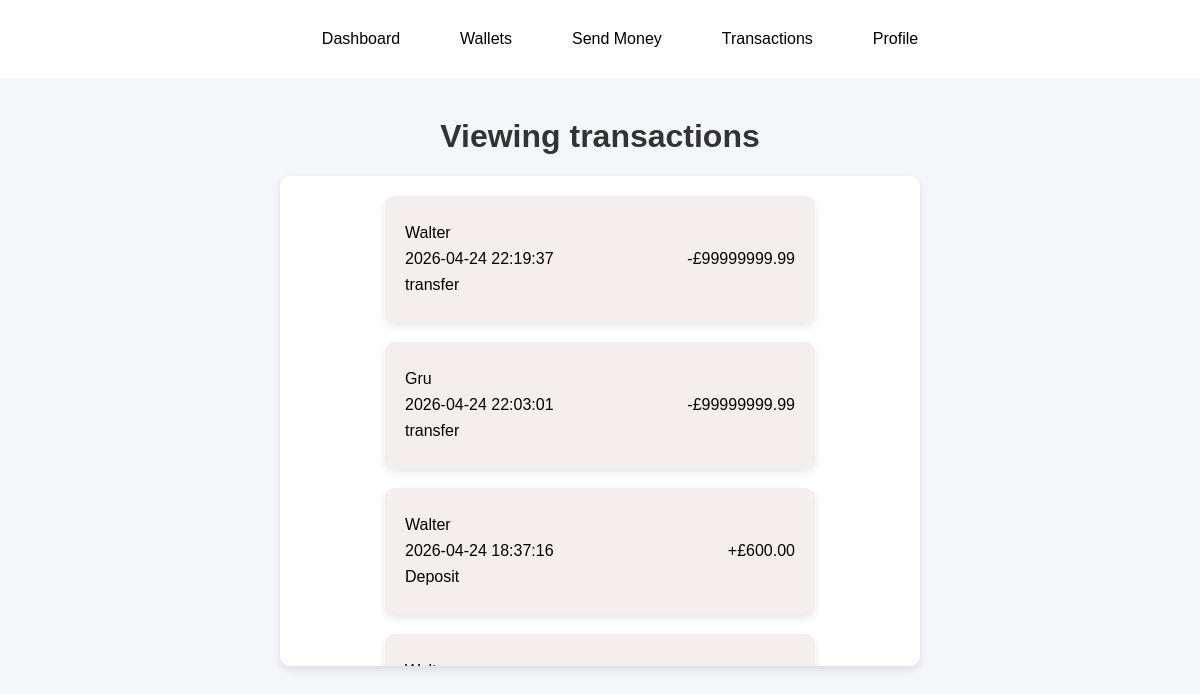
The app's page /transaction/view_transactions.php (signed in) with its own data.
### tables this page shows
CREATE TABLE IF NOT EXISTS `users` (
  `id` varchar(36) NOT NULL,
  `firstname` varchar(100) NOT NULL,
  `middlename` varchar(100) DEFAULT NULL,
  `lastname` varchar(100) NOT NULL,
  `username` varchar(36) NOT NULL,
  `date_of_birth` date NOT NULL,
  `email` varchar(191) NOT NULL,
  `password_hash` varchar(255) NOT NULL,
  `phone` varchar(20) NOT NULL,
  `address_street_name` varchar(255) NOT NULL,
  `address_house_number` int NOT NULL,
  `city` varchar(36) NOT NULL,
  `postcode` varchar(36) NOT NULL,
  `created_at` datetime DEFAULT CURRENT_TIMESTAMP,
  PRIMARY KEY (`id`),
  UNIQUE KEY `phone` (`phone`),
  UNIQUE KEY `email_idx` (`email`),
  UNIQUE KEY `username` (`username`),
  UNIQUE KEY `phone_2` (`phone`)
);

CREATE TABLE IF NOT EXISTS `transactions` (
  `transaction_id` int NOT NULL AUTO_INCREMENT,
  `sender_wallet_id` varchar(36) DEFAULT NULL,
  `receiver_wallet_id` varchar(36) DEFAULT NULL,
  `type` varchar(20) NOT NULL,
  `amount` decimal(10,2) DEFAULT '0.00',
  `currency` varchar(20) NOT NULL,
  `status` varchar(20) NOT NULL,
  `fail_reason` varchar(36) DEFAULT NULL,
  `transaction_date` datetime DEFAULT CURRENT_TIMESTAMP,
  PRIMARY KEY (`transaction_id`),
  KEY `fk_sender_wallet_id` (`sender_wallet_id`),
  KEY `fk_receiver_wallet_id` (`receiver_wallet_id`)
);

### transaction/view_transactions.php (the view, shortened to what this page needs)
<?php
require_once "../includes/init.php";
$stmt = $pdo->prepare("SELECT account_id from accounts WHERE owner_id =:id ");
$stmt->execute([":id" => $_SESSION['user_id']]);
$wallets = $stmt->fetchall(PDO::FETCH_ASSOC);
$walletIds = array_column($wallets, 'account_id');
$placeholders = implode(',', array_fill(0, count($walletIds), '?'));
$stmt = $pdo->prepare("SELECT
t.*,-- Select all transaction fields
-- Sender's name (from users table via sender's account)
u1.firstname AS sender_firstname,
u1.lastname AS sender_lastname,
u2.firstname AS receiver_firstname,
u2.lastname AS receiver_lastname
FROM transactions t
-- Join sender's account (wallet) to the transaction
JOIN accounts w1 ON t.sender_wallet_id = w1.account_id
-- Join sender's user details using the account owner_id
JOIN users u1 ON w1.owner_id = u1.id
JOIN accounts w2 ON t.receiver_wallet_id = w2.account_id
JOIN users u2 ON w2.owner_id = u2.id
-- Filter: only include transactions where the sender OR receiver
-- wallet is in the provided list of wallet IDs
WHERE t.sender_wallet_id IN ($placeholders)
OR t.receiver_wallet_id IN ($placeholders)
ORDER BY t.transaction_date DESC;");
$stmt->execute(array_merge($walletIds, $walletIds));
$rows = $stmt->fetchall(PDO::FETCH_ASSOC);
?>
<h1>Viewing transactions</h1>
<section class="transactions-container">
    <?php
    foreach ($rows as $row) {
        echo '<section class="transaction-record" onclick=\'showTransactionDetails(' . json_encode($row) . ')\'><div>';
        if (in_Array($row['sender_wallet_id'], $walletIds)) {
            echo '<p>' . htmlentities($row['receiver_firstname']) . '</p>';
        }
        elseif (in_Array($row['receiver_wallet_id'], $walletIds)) {
            echo '<p>' . htmlentities($row['sender_firstname']) . '</p>';
        };
        echo '<p>' . htmlentities($row['transaction_date']) . '</p>';
        echo '<p>' . htmlentities($row['type']) . '</p>';
        echo '</div>';
        echo '<div id="amount-received-sent">';
        if (in_Array($row['sender_wallet_id'], $walletIds) && $row['type'] !== 'Deposit') {
            echo '<p class="sent">-£' . htmlentities($row['amount']) . '</p>';
        } elseif (in_Array($row['receiver_wallet_id'], $walletIds)) {
            echo '<p class="received">+£' . htmlentities($row['amount']) . '</p>';
        }
        echo '</div>';
        echo '</section>';
    }
    ?>
</section>
</body>
</html>

### css/style.css (style rules this page uses)
body { font-family: Arial, sans-serif; background-color: #f4f6f9; margin: 0; padding: 0; }
h1 { text-align: center; margin-top: 40px; color: #333; }
.transactions-container { background-color: white; width: 600px; margin: auto; padding: 20px; box-shadow: 0 4px 10px rgba(0, 0, 0, 0.1); border-radius: 10px; max-height: 450px; overflow: auto; }
.transaction-record { display: flex; background-color: rgb(245, 238, 238); margin: auto; padding: 20px; box-shadow: 0 4px 10px rgba(0, 0, 0, 0.1); border-radius: 10px; width: 65%; margin-bottom: 20px; flex-direction: row; justify-content: space-between; transition-duration: 0.3s; }
.transaction-record p { margin-top: 8px; margin-bottom: 8px; }
#amount-received-sent { margin-top: auto; margin-bottom: auto; }

### records on screen
users: firstname "Walter", transactions.transaction_date "2026-04-24 22:19:37", transactions.type "transfer", transactions.amount "99999999.99", users.firstname "Gru", transactions.transaction_date "2026-04-24 22:03:01", transactions.transaction_date "2026-04-24 18:37:16", transactions.type "Deposit", transactions.amount "600.00"
